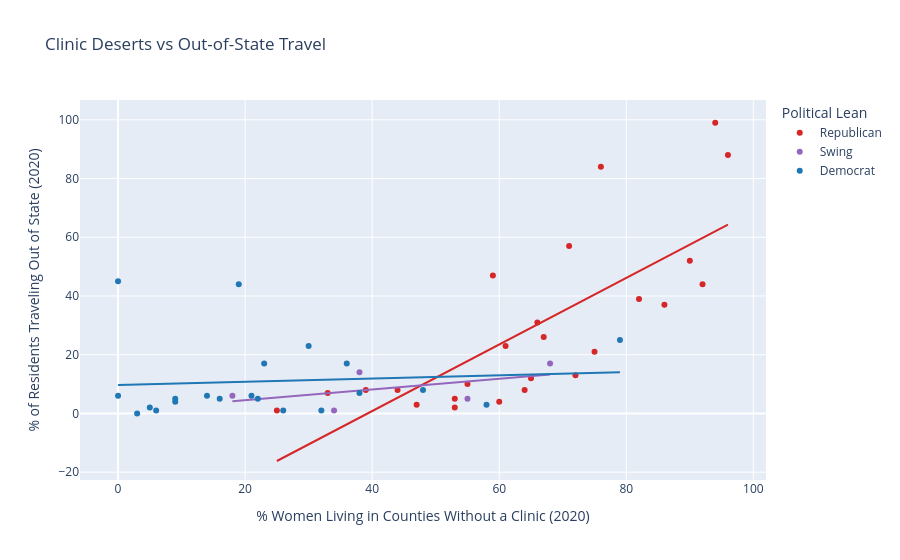

Notebook cell for this chart:
### Code cell
col_x = "% of women aged 15-44 living in a county without a clinic, 2020"
col_y = "% of residents obtaining abortions who traveled out of state for care, 2020"

fig = px.scatter(
    df,
    x=col_x,
    y=col_y,
    color="political_lean",
    color_discrete_map=color_map,
    trendline="ols",
    hover_name="U.S. State",
    title="Clinic Deserts vs Out-of-State Travel",
    labels={
        col_x: "% Women Living in Counties Without a Clinic (2020)",
        col_y: "% of Residents Traveling Out of State (2020)",
        "political_lean": "Political Lean"
    }
)

fig.show()

### Figure 1 — Plotly figure (JSON) as saved in the notebook; plotly's stock layout.template omitted (floating-point values rounded to 4 significant figures)
{"data": [{"hovertemplate": "<b>%{hovertext}</b><br><br>Political Lean=Republican<br>% Women Living in Counties Without a Clinic (2020)=%{x}<br>% of Residents Traveling Out of State (2020)=%{y}<extra></extra>", "hovertext": ["Alabama", "Alaska", "Arkansas", "Florida", "Idaho", "Indiana", "Iowa", "Kansas", "Kentucky", "Louisiana", "Mississippi", "Missouri", "Montana", "Nebraska", "North Carolina", "North Dakota", "Ohio", "Oklahoma", "South Carolina", "South Dakota", "Tennessee", "Texas", "Utah", "West Virginia", "Wyoming"], "legendgroup": "Republican", "marker": {"color": "#d62728", "symbol": "circle"}, "mode": "markers", "name": "Republican", "orientation": "v", "showlegend": true, "type": "scatter", "x": [59, 33, 86, 25, 67, 66, 65, 60, 82, 75, 92, 94, 47, 39, 53, 72, 55, 53, 71, 76, 61, 44, 64, 90, 96], "xaxis": "x", "y": [47, 7, 37, 1, 26, 31, 12, 4, 39, 21, 44, 99, 3, 8, 2, 13, 10, 5, 57, 84, 23, 8, 8, 52, 88], "yaxis": "y"}, {"hovertemplate": "<b>OLS trendline</b><br>% of residents obtaining abortions who traveled out of state for care, 2020 = 1.13394 * % of women aged 15-44 living in a county without a clinic, 2020 + -44.5459<br>R<sup>2</sup>=0.571200<br><br>Political Lean=Republican<br>% Women Living in Counties Without a Clinic (2020)=%{x}<br>% of Residents Traveling Out of State (2020)=%{y} <b>(trend)</b><extra></extra>", "legendgroup": "Republican", "marker": {"color": "#d62728", "symbol": "circle"}, "mode": "lines", "name": "Republican", "showlegend": false, "type": "scatter", "x": [25, 33, 39, 44, 47, 53, 53, 55, 59, 60, 61, 64, 65, 66, 67, 71, 72, 75, 76, 82, 86, 90, 92, 94, 96], "xaxis": "x", "y": [-16.2, -7.126, -0.3224, 5.347, 8.749, 15.55, 15.55, 17.82, 22.36, 23.49, 24.62, 28.03, 29.16, 30.29, 31.43, 35.96, 37.1, 40.5, 41.63, 48.44, 52.97, 57.51, 59.78, 62.04, 64.31], "yaxis": "y"}, {"hovertemplate": "<b>%{hovertext}</b><br><br>Political Lean=Swing<br>% Women Living in Counties Without a Clinic (2020)=%{x}<br>% of Residents Traveling Out of State (2020)=%{y}<extra></extra>", "hovertext": ["Arizona", "Georgia", "Michigan", "Pennsylvania", "Wisconsin"], "legendgroup": "Swing", "marker": {"color": "#9467bd", "symbol": "circle"}, "mode": "markers", "name": "Swing", "orientation": "v", "showlegend": true, "type": "scatter", "x": [18, 55, 34, 38, 68], "xaxis": "x", "y": [6, 5, 1, 14, 17], "yaxis": "y"}, {"hovertemplate": "<b>OLS trendline</b><br>% of residents obtaining abortions who traveled out of state for care, 2020 = 0.182231 * % of women aged 15-44 living in a county without a clinic, 2020 + 0.83698<br>R<sup>2</sup>=0.280956<br><br>Political Lean=Swing<br>% Women Living in Counties Without a Clinic (2020)=%{x}<br>% of Residents Traveling Out of State (2020)=%{y} <b>(trend)</b><extra></extra>", "legendgroup": "Swing", "marker": {"color": "#9467bd", "symbol": "circle"}, "mode": "lines", "name": "Swing", "showlegend": false, "type": "scatter", "x": [18, 34, 38, 55, 68], "xaxis": "x", "y": [4.117, 7.033, 7.762, 10.86, 13.23], "yaxis": "y"}, {"hovertemplate": "<b>%{hovertext}</b><br><br>Political Lean=Democrat<br>% Women Living in Counties Without a Clinic (2020)=%{x}<br>% of Residents Traveling Out of State (2020)=%{y}<extra></extra>", "hovertext": ["California", "Colorado", "Connecticut", "Delaware", "District of Columbia", "Hawaii", "Illinois", "Maine", "Maryland", "Massachusetts", "Minnesota", "Nevada", "New Hampshire", "New Jersey", "New Mexico", "New York", "Oregon", "Rhode Island", "Vermont", "Virginia", "Washington"], "legendgroup": "Democrat", "marker": {"color": "#1f77b4", "symbol": "circle"}, "mode": "markers", "name": "Democrat", "orientation": "v", "showlegend": true, "type": "scatter", "x": [3, 26, 0, 19, 0, 5, 32, 16, 23, 14, 58, 9, 30, 21, 48, 6, 22, 36, 38, 79, 9], "xaxis": "x", "y": [0, 1, 6, 44, 45, 2, 1, 5, 17, 6, 3, 4, 23, 6, 8, 1, 5, 17, 7, 25, 5], "yaxis": "y"}, {"hovertemplate": "<b>OLS trendline</b><br>% of residents obtaining abortions who traveled out of state for care, 2020 = 0.0552463 * % of women aged 15-44 living in a county without a clinic, 2020 + 9.7004<br>R<sup>2</sup>=0.007128<br><br>Political Lean=Democrat<br>% Women Living in Counties Without a Clinic (2020)=%{x}<br>% of Residents Traveling Out of State (2020)=%{y} <b>(trend)</b><extra></extra>", "legendgroup": "Democrat", "marker": {"color": "#1f77b4", "symbol": "circle"}, "mode": "lines", "name": "Democrat", "showlegend": false, "type": "scatter", "x": [0, 0, 3, 5, 6, 9, 9, 14, 16, 19, 21, 22, 23, 26, 30, 32, 36, 38, 48, 58, 79], "xaxis": "x", "y": [9.7, 9.7, 9.866, 9.977, 10.03, 10.2, 10.2, 10.47, 10.58, 10.75, 10.86, 10.92, 10.97, 11.14, 11.36, 11.47, 11.69, 11.8, 12.35, 12.9, 14.06], "yaxis": "y"}], "layout": {"legend": {"title": {"text": "Political Lean"}, "tracegroupgap": 0}, "title": {"text": "Clinic Deserts vs Out-of-State Travel"}, "xaxis": {"anchor": "y", "domain": [0, 1], "title": {"text": "% Women Living in Counties Without a Clinic (2020)"}}, "yaxis": {"anchor": "x", "domain": [0, 1], "title": {"text": "% of Residents Traveling Out of State (2020)"}}}}
